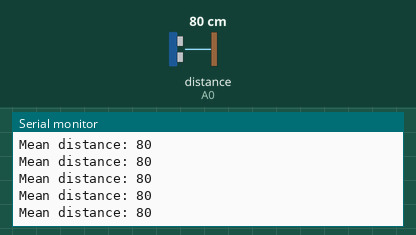
A sketch run on a simulated Arduino Uno, built with avr-gcc and run on an emulated ATmega328P. Parts: the last lines printed to the serial monitor. The inputs (shaded band) are chosen by the test bench; at power-on: distance to the obstacle (sensor on A0) 80 cm.

Above: at 1.2 s.
1.3 s: distance to the obstacle (sensor on A0) set to 2 cm
At 2.3 s:
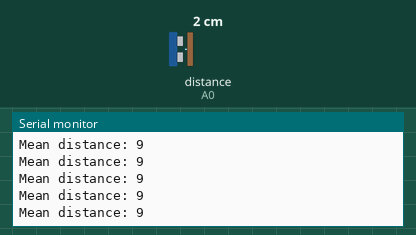
4.3 s: distance to the obstacle (sensor on A0) set to 9 cm
7.3 s: distance to the obstacle (sensor on A0) set to 18 cm
At 8.1 s:
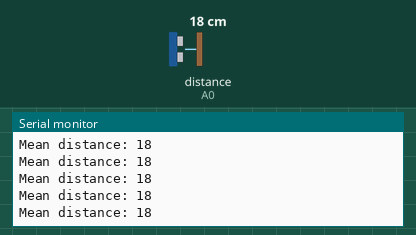
10.3 s: distance to the obstacle (sensor on A0) set to 9 cm
At 11.4 s:
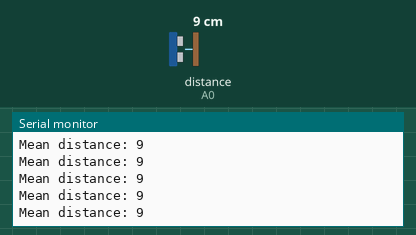
13.3 s: distance to the obstacle (sensor on A0) set to 35 cm
At 14.3 s:
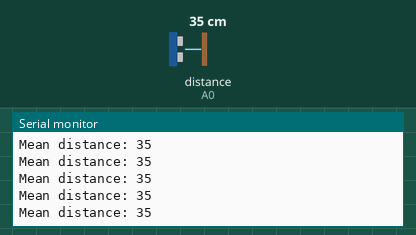
19.3 s: distance to the obstacle (sensor on A0) set to 120 cm
At 20.2 s:
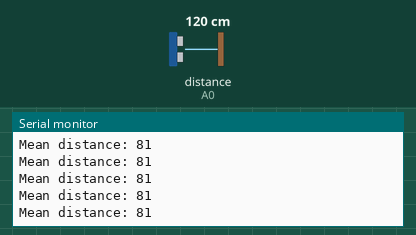
Timing chart, 0 to 22.3 s (numbered marks = the images above; inputs shaded):
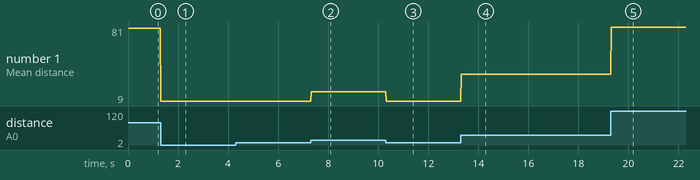

Measured:
- after the input at 1.3 s, the serial monitor: prints a new line at once (image 1)
- after the input at 7.3 s, the serial monitor: prints a new line at once (image 2)
- after the input at 10.3 s, the serial monitor: prints a new line at once (image 3)
- after the input at 13.3 s, the serial monitor: prints a new line at once (image 4)
- after the input at 19.3 s, the serial monitor: prints a new line at once (image 5)
- plotted number 1: 80 → 9 after the input at 1.3 s, 9 → 18 after the input at 7.3 s, 18 → 9 after the input at 10.3 s, 9 → 35 after the input at 13.3 s, 35 → 81 after the input at 19.3 s

The sketch:

sharpIR_Distance_Testing.ino
```cpp
// source of lib:
// https://github.com/guillaume-rico/SharpIR
// model description found on git page


#include <SharpIR.h>

#define ir A0
// assuming this is the right model:
// accurate from 10 to 80 cm
#define model 1080

SharpIR SharpIR(ir, model);

void setup() {
  Serial.begin(9600);
  pinMode (ir, INPUT);
}

void loop() {

  //delay(1000);

  //unsigned long pepe1=millis();  // takes the time before the loop on the library begins

  int dis=SharpIR.distance();  // this returns the distance to the object you're measuring


  Serial.print("Mean distance: ");  // returns it to the serial monitor
  Serial.println(dis);

  //unsigned long pepe2=millis()-pepe1;  // the following gives you the time taken to get the measurement
  //Serial.print("Time taken (ms): ");
  //Serial.println(pepe2);
}
```
